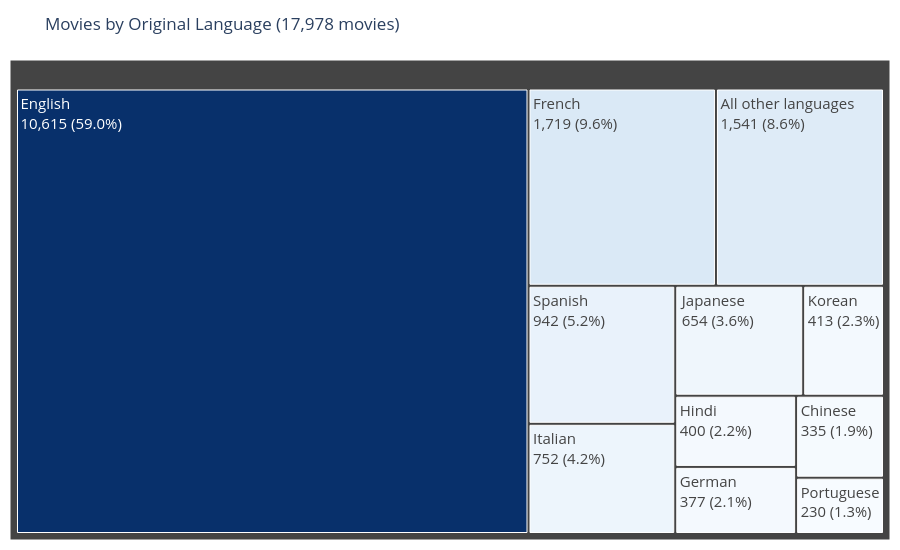

This figure's notebook cell:
### Markdown cell above
#### Plot 8: Movies by original language (treemap)

### Code cell
lang_names = {"en": "English", "hi": "Hindi", "es": "Spanish", "fr": "French", "ja": "Japanese", "ko": "Korean",
              "zh": "Chinese", "de": "German", "it": "Italian", "pt": "Portuguese", "ru": "Russian", "ta": "Tamil",
              "te": "Telugu", "ml": "Malayalam", "tr": "Turkish", "cn": "Cantonese", "th": "Thai", "id": "Indonesian",
              "ar": "Arabic", "pl": "Polish", "sv": "Swedish", "da": "Danish", "nl": "Dutch", "kn": "Kannada", "bn": "Bengali"}
lang_counts = eda["original_language"].dropna().value_counts()
total_lang = int(lang_counts.sum())
top_lang = lang_counts.head(10)
lang_df = pd.DataFrame({
    "language": [lang_names.get(c, c) for c in top_lang.index] + ["All other languages"],
    "movies": list(top_lang.values) + [int(lang_counts.iloc[10:].sum())],
})
lang_df["label"] = [f"{l}<br>{m:,} ({m / total_lang * 100:.1f}%)" for l, m in zip(lang_df["language"], lang_df["movies"])]

fig = px.treemap(lang_df, path=["label"], values="movies", color="movies",
                 color_continuous_scale="Blues", title=f"Movies by Original Language ({total_lang:,} movies)")
fig.update_traces(textfont_size=15, hovertemplate="%{label}<extra></extra>")
fig.update_layout(template="plotly_white", height=550, coloraxis_showscale=False, margin=dict(t=60, l=10, r=10, b=10))
fig.show()

print(f"Valid records: {total_lang:,} | distinct languages: {len(lang_counts)}")
print("Top 5:", ", ".join(f"{lang_names.get(c, c)} {n:,} ({n / total_lang * 100:.1f}%)" for c, n in lang_counts.head(5).items()))
print(f"Top 3 combined: {lang_counts.head(3).sum() / total_lang * 100:.1f}% | top 10 combined: {top_lang.sum() / total_lang * 100:.1f}%")

### Figure 1 — Plotly figure (JSON) as saved in the notebook; plotly's stock layout.template omitted (floating-point values rounded to 4 significant figures)
{"data": [{"branchvalues": "total", "customdata": [[10620.0], [1719.0], [942.0], [752.0], [654.0], [413.0], [400.0], [377.0], [335.0], [230.0], [1541.0]], "domain": {"x": [0, 1], "y": [0, 1]}, "hovertemplate": "%{label}<extra></extra>", "ids": ["English<br>10,615 (59.0%)", "French<br>1,719 (9.6%)", "Spanish<br>942 (5.2%)", "Italian<br>752 (4.2%)", "Japanese<br>654 (3.6%)", "Korean<br>413 (2.3%)", "Hindi<br>400 (2.2%)", "German<br>377 (2.1%)", "Chinese<br>335 (1.9%)", "Portuguese<br>230 (1.3%)", "All other languages<br>1,541 (8.6%)"], "labels": ["English<br>10,615 (59.0%)", "French<br>1,719 (9.6%)", "Spanish<br>942 (5.2%)", "Italian<br>752 (4.2%)", "Japanese<br>654 (3.6%)", "Korean<br>413 (2.3%)", "Hindi<br>400 (2.2%)", "German<br>377 (2.1%)", "Chinese<br>335 (1.9%)", "Portuguese<br>230 (1.3%)", "All other languages<br>1,541 (8.6%)"], "marker": {"coloraxis": "coloraxis", "colors": [10620.0, 1719.0, 942.0, 752.0, 654.0, 413.0, 400.0, 377.0, 335.0, 230.0, 1541.0]}, "name": "", "parents": ["", "", "", "", "", "", "", "", "", "", ""], "textfont": {"size": 15}, "type": "treemap", "values": [10620.0, 1719.0, 942.0, 752.0, 654.0, 413.0, 400.0, 377.0, 335.0, 230.0, 1541.0]}], "layout": {"coloraxis": {"colorbar": {"title": {"text": "movies"}}, "colorscale": [[0, "rgb(247,251,255)"], [0.125, "rgb(222,235,247)"], [0.25, "rgb(198,219,239)"], [0.375, "rgb(158,202,225)"], [0.5, "rgb(107,174,214)"], [0.625, "rgb(66,146,198)"], [0.75, "rgb(33,113,181)"], [0.875, "rgb(8,81,156)"], [1, "rgb(8,48,107)"]], "showscale": false}, "height": 550, "legend": {"tracegroupgap": 0}, "margin": {"b": 10, "l": 10, "r": 10, "t": 60}, "title": {"text": "Movies by Original Language (17,978 movies)"}}}
